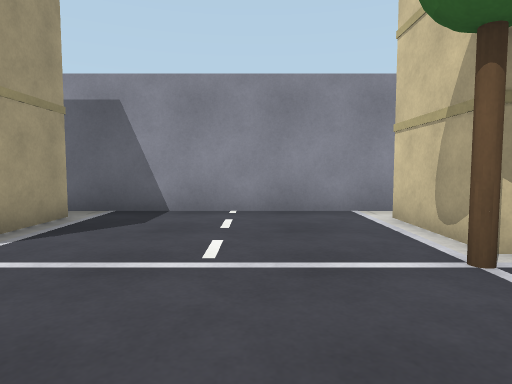
View 1 (above)

24 first-person views from a walk through a Gazebo world. The camera is 0.94 m above the floor, tilts 4° down and sees 75° across. The floor is counted in squares, 1 m on a side. Each view is taken from the middle of a square. On the plan, view 1 faces up. The plan holds only what a view shows up to about 12 squares ahead; the rest is blank.

View 2
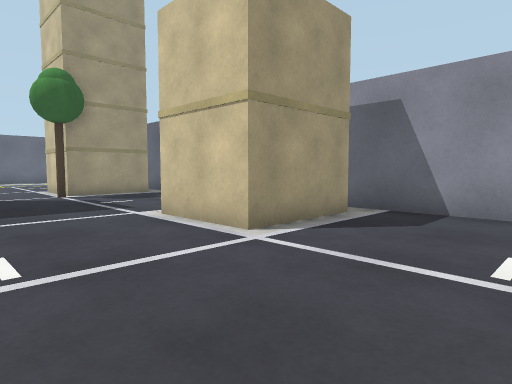

View 3
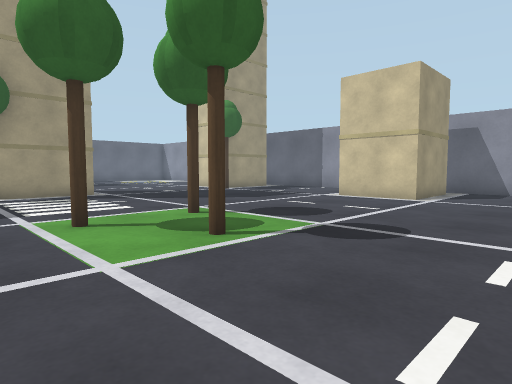

View 4
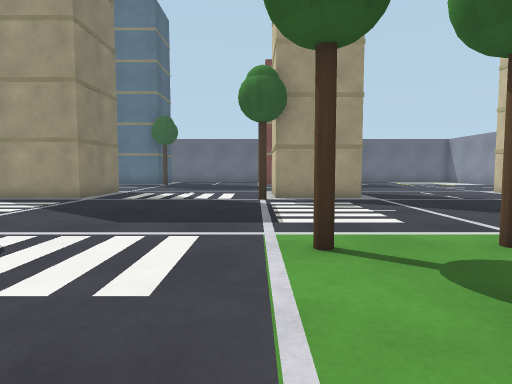

View 5
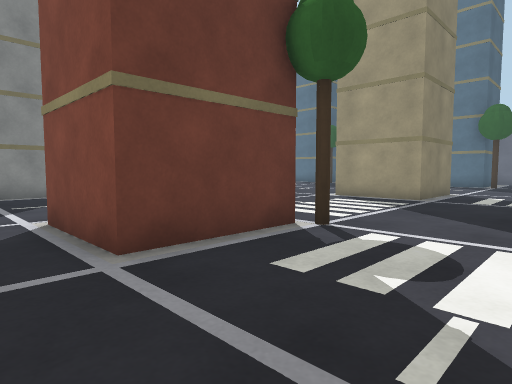

View 6
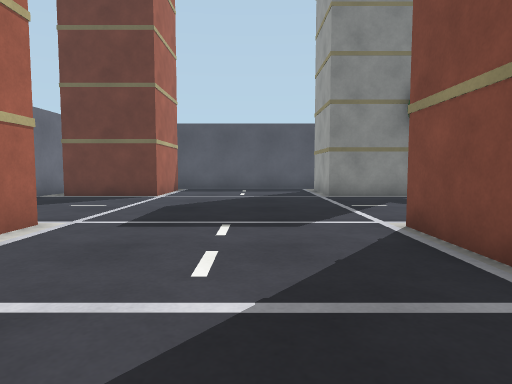

View 7
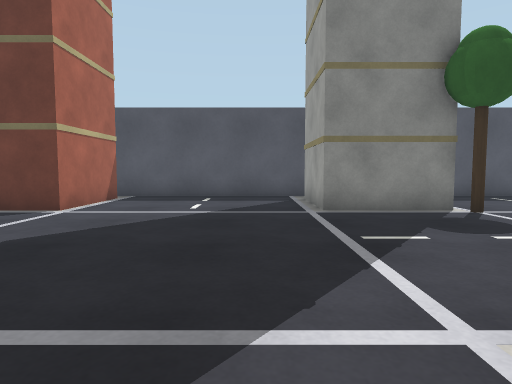

View 8
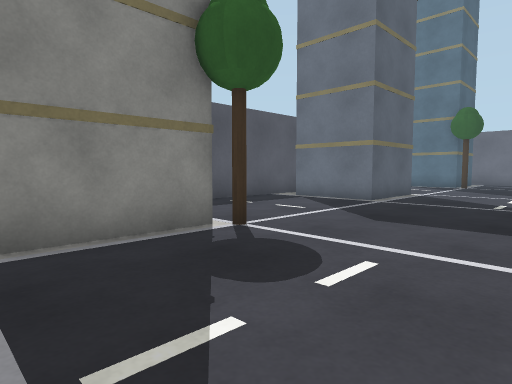

View 9
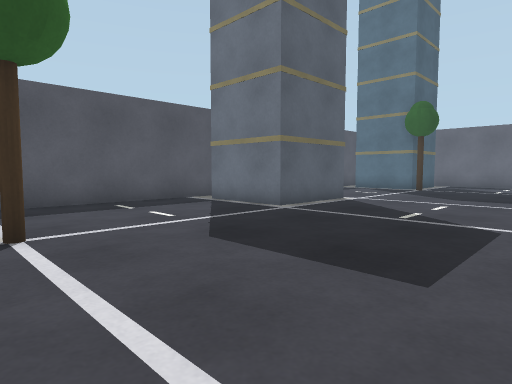

View 10
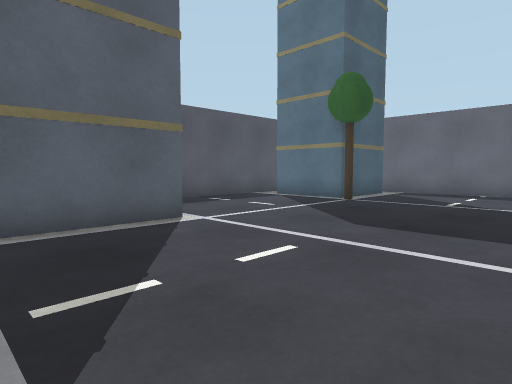

View 11
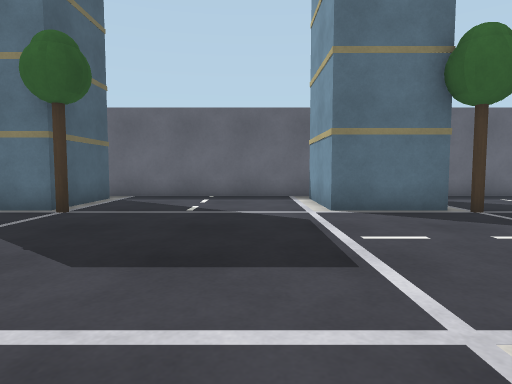

View 12
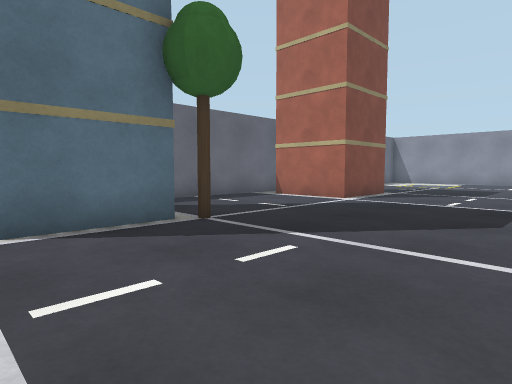

View 13
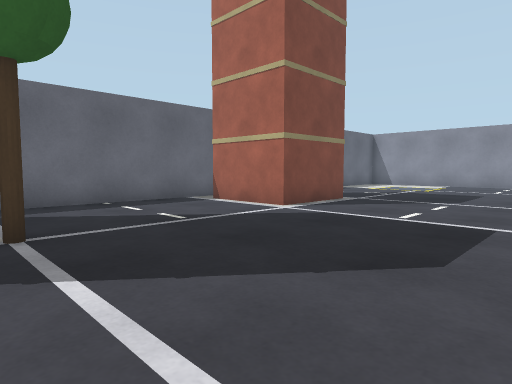

View 14
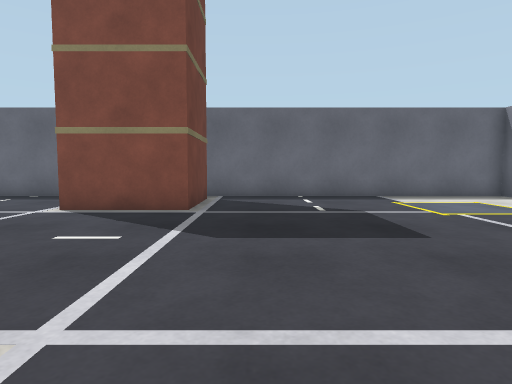

View 15
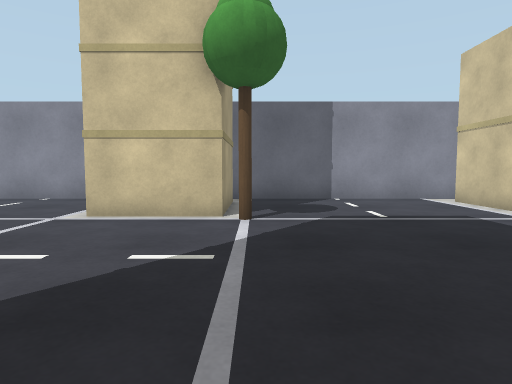

View 16
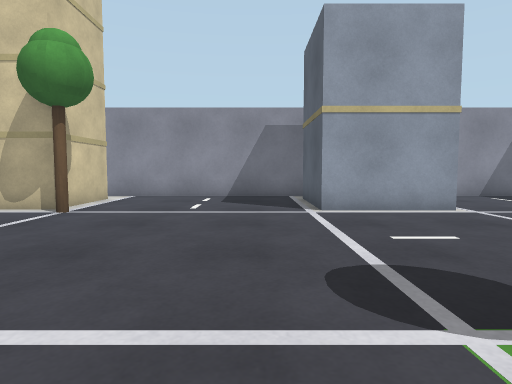

View 17
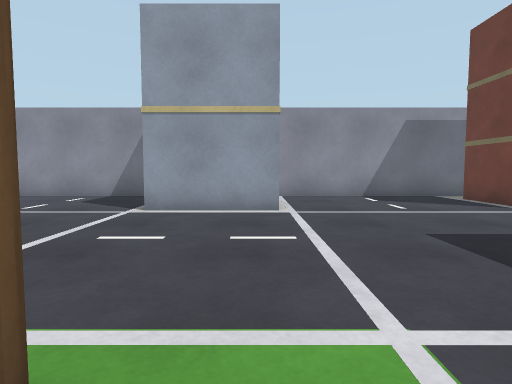

View 18
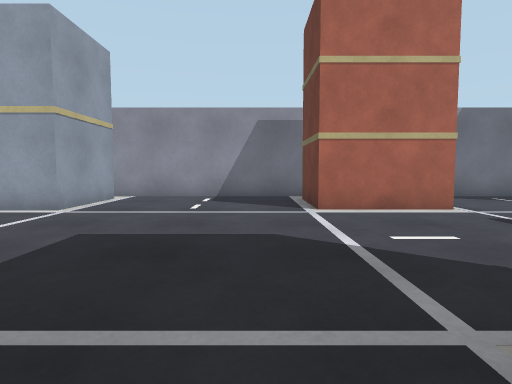

View 19
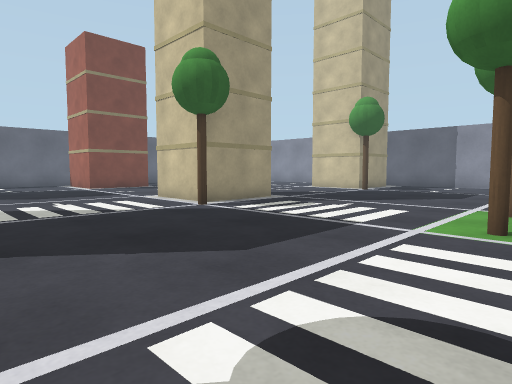

View 20
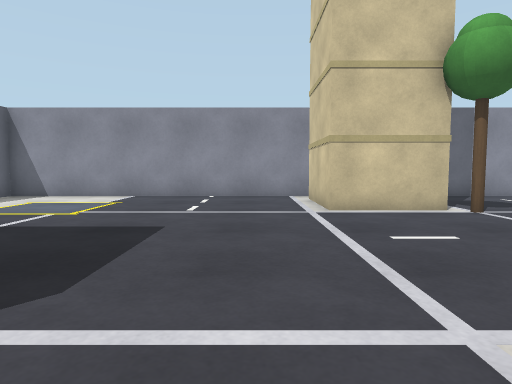

View 21
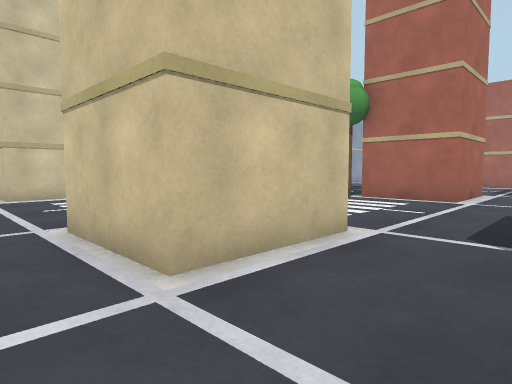

View 22
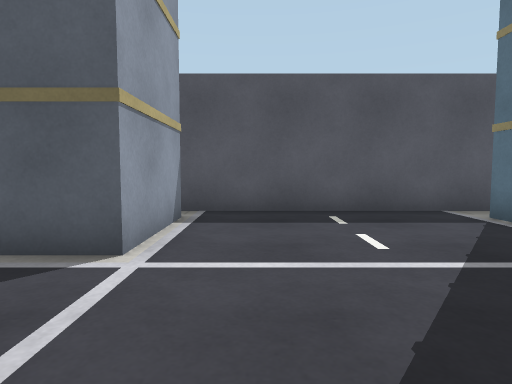

View 23
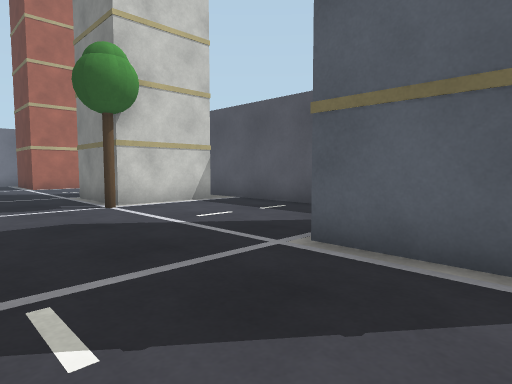

View 24
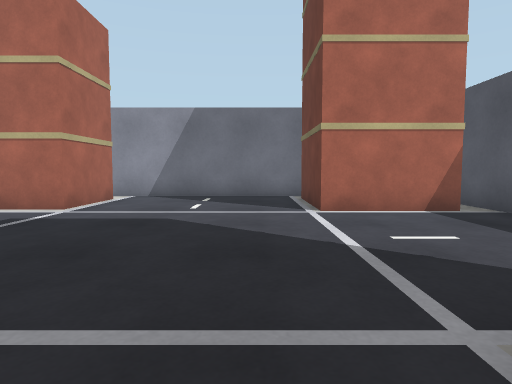

### Floor plan
Points are (right, up) in squares from view 1. A wall is a line through its corners. A room is listed if a view was taken in it or the views show most of it. See-through windows are left out.
Room 1 (views 1, 2, 3, 4, 5, 6, 7, 8, 9, 10, 11, 12, 13, 14, 15, 16, 17, 18, 19, 20, 21, 22, 23, 24)
walls: (-12.5, -11.5) (-12.5, -14.4) (-15.5, -14.4) (-15.5, -11.5) (-12.5, -11.5); (-13.4, -5.4) (-14.6, -5.4); (-12.5, -3.5) (-12.5, -4.6); (-13.4, 3.5) (-14.6, 3.5); (3.4, -11.5) (4.5, -11.5); (-21.5, -11.6) (-21.5, -14.4) (-24.6, -14.4); (-5.6, -20.6) (-4.4, -20.6); (-12.5, -21.4) (-12.5, -22.5); (-6.5, -22.5) (-6.5, -21.4); (4.4, -14.4) (3.4, -14.4); (-5.8, 7.4) (-12.8, 7.4); (-15.5, -22.5) (-15.5, -21.4); (6.4, -12.1) (6.4, -5.1); (6.4, -2.6) (6.4, 4.1); (-15.1, 7.4) (-25.4, 7.4) (-25.4, -2.8); (-25.4, -4.6) (-25.4, -10.9); (-13.2, -24.4) (-5.2, -24.4); (2.6, 4.4) (2.6, 5.4); (-3.8, -24.4) (3.9, -24.4); (-25.4, -14.1) (-25.4, -21.1); (4.5, 3.5) (3.4, 3.5); (3.1, 7.4) (-4.2, 7.4); (-24.5, -20.6) (-21.5, -20.6) (-21.5, -23.5); (6.4, -21.1) (6.4, -14); (-22.2, -24.4) (-15.2, -24.4)
objects: building (-24, -5) to (-22, -3); brown pole (-21, -20); brown pole (-21, -11); building (-15, -23); building (-15, -21) to (-13, -21); building (-15, -5); building (-15, -3); building (-15, 4); building (-15, 6); building (-13, -23); building (-13, -5); building (-13, -3); building (-13, 4); building (-13, 6); brown pole (-12, -6); brown pole (-12, 3); brown pole (-7, -20); brown pole (-7, -11); building (-6, -23); building (-6, -21); building (-6, -14) to (-4, -12); brown pole (-6, -5); brown pole (-6, -3); building (-6, 4) to (-4, 6); building (-4, -23); building (-4, -21); brown pole (-4, -4); brown pole (2, 3); building (3, -23) to (5, -21); building (3, -14) to (3, -12); building (3, -5) to (5, -3); building (3, 4); building (3, 6); building (5, -14); building (5, -12); building (5, 4)

Where each view was taken, in squares from view 1:
view 1: 0 up, 0 right, facing up
view 2: 0 up, 0 right, facing up-left
view 3: 7 down, 0 right, facing up-left
view 4: 6 down, 2 left, facing left
view 5: 8 down, 2 left, facing down-left
view 6: 9 down, 1 left, facing down
view 7: 13 down, 2 left, facing down
view 8: 16 down, 3 left, facing down-left
view 9: 15 down, 6 left, facing down-left
view 10: 15 down, 12 left, facing down-left
view 11: 16 down, 14 left, facing left
view 12: 15 down, 16 left, facing up-left
view 13: 12 down, 16 left, facing up-left
view 14: 1 down, 14 left, facing left
view 15: 3 down, 12 left, facing up
view 16: 1 down, 5 left, facing right
view 17: 5 down, 5 left, facing right
view 18: 10 down, 5 left, facing right
view 19: 11 down, 5 left, facing up-left
view 20: 4 down, 17 left, facing up
view 21: 17 down, 17 left, facing up-right
view 22: 17 down, 17 left, facing down
view 23: 17 down, 15 left, facing down-right
view 24: 19 down, 5 left, facing right
